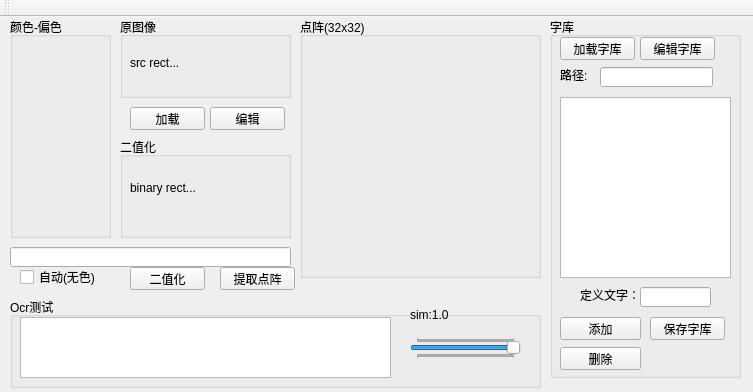
<?xml version="1.0" encoding="UTF-8"?>
<ui version="4.0">
 <class>ToolClass</class>
 <widget class="QMainWindow" name="ToolClass">
  <property name="geometry">
   <rect>
    <x>0</x>
    <y>0</y>
    <width>753</width>
    <height>392</height>
   </rect>
  </property>
  <property name="windowTitle">
   <string>Tool</string>
  </property>
  <widget class="QWidget" name="centralWidget">
   <widget class="QGroupBox" name="groupBox">
    <property name="geometry">
     <rect>
      <x>120</x>
      <y>0</y>
      <width>171</width>
      <height>81</height>
     </rect>
    </property>
    <property name="title">
     <string>原图像</string>
    </property>
    <widget class="QLabel" name="label_3">
     <property name="geometry">
      <rect>
       <x>10</x>
       <y>20</y>
       <width>151</width>
       <height>51</height>
      </rect>
     </property>
     <property name="text">
      <string>src rect...</string>
     </property>
    </widget>
   </widget>
   <widget class="QGroupBox" name="groupBox_2">
    <property name="geometry">
     <rect>
      <x>120</x>
      <y>120</y>
      <width>171</width>
      <height>101</height>
     </rect>
    </property>
    <property name="title">
     <string>二值化</string>
    </property>
    <widget class="QLabel" name="label_4">
     <property name="geometry">
      <rect>
       <x>10</x>
       <y>20</y>
       <width>151</width>
       <height>61</height>
      </rect>
     </property>
     <property name="text">
      <string>binary rect...</string>
     </property>
    </widget>
   </widget>
   <widget class="QPushButton" name="pushButton">
    <property name="geometry">
     <rect>
      <x>130</x>
      <y>90</y>
      <width>75</width>
      <height>23</height>
     </rect>
    </property>
    <property name="text">
     <string>加载</string>
    </property>
   </widget>
   <widget class="QPushButton" name="pushButton_3">
    <property name="geometry">
     <rect>
      <x>210</x>
      <y>90</y>
      <width>75</width>
      <height>23</height>
     </rect>
    </property>
    <property name="text">
     <string>编辑</string>
    </property>
   </widget>
   <widget class="QGroupBox" name="groupBox_4">
    <property name="geometry">
     <rect>
      <x>300</x>
      <y>0</y>
      <width>241</width>
      <height>261</height>
     </rect>
    </property>
    <property name="title">
     <string>点阵(32x32)</string>
    </property>
   </widget>
   <widget class="QGroupBox" name="groupBox_5">
    <property name="geometry">
     <rect>
      <x>550</x>
      <y>0</y>
      <width>191</width>
      <height>361</height>
     </rect>
    </property>
    <property name="title">
     <string>字库</string>
    </property>
    <widget class="QListView" name="listView">
     <property name="geometry">
      <rect>
       <x>10</x>
       <y>80</y>
       <width>171</width>
       <height>181</height>
      </rect>
     </property>
    </widget>
    <widget class="QPushButton" name="pushButton_2">
     <property name="geometry">
      <rect>
       <x>10</x>
       <y>300</y>
       <width>81</width>
       <height>23</height>
      </rect>
     </property>
     <property name="text">
      <string>添加</string>
     </property>
    </widget>
    <widget class="QLineEdit" name="lineEdit">
     <property name="geometry">
      <rect>
       <x>90</x>
       <y>270</y>
       <width>71</width>
       <height>20</height>
      </rect>
     </property>
     <property name="maxLength">
      <number>3</number>
     </property>
    </widget>
    <widget class="QLabel" name="label">
     <property name="geometry">
      <rect>
       <x>30</x>
       <y>270</y>
       <width>60</width>
       <height>16</height>
      </rect>
     </property>
     <property name="text">
      <string>定义文字：</string>
     </property>
    </widget>
    <widget class="QPushButton" name="pushButton_7">
     <property name="geometry">
      <rect>
       <x>10</x>
       <y>20</y>
       <width>75</width>
       <height>23</height>
      </rect>
     </property>
     <property name="text">
      <string>加载字库</string>
     </property>
    </widget>
    <widget class="QPushButton" name="pushButton_8">
     <property name="geometry">
      <rect>
       <x>100</x>
       <y>300</y>
       <width>75</width>
       <height>23</height>
      </rect>
     </property>
     <property name="text">
      <string>保存字库</string>
     </property>
    </widget>
    <widget class="QPushButton" name="pushButton_9">
     <property name="geometry">
      <rect>
       <x>90</x>
       <y>20</y>
       <width>75</width>
       <height>23</height>
      </rect>
     </property>
     <property name="text">
      <string>编辑字库</string>
     </property>
    </widget>
    <widget class="QLineEdit" name="lineEdit_2">
     <property name="geometry">
      <rect>
       <x>50</x>
       <y>50</y>
       <width>113</width>
       <height>20</height>
      </rect>
     </property>
     <property name="readOnly">
      <bool>true</bool>
     </property>
    </widget>
    <widget class="QLabel" name="label_2">
     <property name="geometry">
      <rect>
       <x>10</x>
       <y>50</y>
       <width>31</width>
       <height>16</height>
      </rect>
     </property>
     <property name="text">
      <string>路径:</string>
     </property>
    </widget>
    <widget class="QPushButton" name="pushButton_6">
     <property name="geometry">
      <rect>
       <x>10</x>
       <y>330</y>
       <width>81</width>
       <height>23</height>
      </rect>
     </property>
     <property name="text">
      <string>删除</string>
     </property>
    </widget>
   </widget>
   <widget class="QPushButton" name="pushButton_4">
    <property name="geometry">
     <rect>
      <x>130</x>
      <y>250</y>
      <width>75</width>
      <height>23</height>
     </rect>
    </property>
    <property name="text">
     <string>二值化</string>
    </property>
   </widget>
   <widget class="QPushButton" name="pushButton_5">
    <property name="geometry">
     <rect>
      <x>220</x>
      <y>250</y>
      <width>75</width>
      <height>23</height>
     </rect>
    </property>
    <property name="text">
     <string>提取点阵</string>
    </property>
   </widget>
   <widget class="QGroupBox" name="groupBox_3">
    <property name="geometry">
     <rect>
      <x>10</x>
      <y>280</y>
      <width>531</width>
      <height>91</height>
     </rect>
    </property>
    <property name="title">
     <string>Ocr测试</string>
    </property>
    <widget class="QTextEdit" name="textEdit">
     <property name="geometry">
      <rect>
       <x>10</x>
       <y>20</y>
       <width>371</width>
       <height>61</height>
      </rect>
     </property>
     <property name="readOnly">
      <bool>true</bool>
     </property>
    </widget>
    <widget class="QSlider" name="horizontalSlider">
     <property name="geometry">
      <rect>
       <x>400</x>
       <y>40</y>
       <width>111</width>
       <height>22</height>
      </rect>
     </property>
     <property name="maximum">
      <number>100</number>
     </property>
     <property name="value">
      <number>100</number>
     </property>
     <property name="orientation">
      <enum>Qt::Horizontal</enum>
     </property>
     <property name="tickPosition">
      <enum>QSlider::TicksBothSides</enum>
     </property>
     <property name="tickInterval">
      <number>1</number>
     </property>
    </widget>
    <widget class="QLabel" name="label_6">
     <property name="geometry">
      <rect>
       <x>400</x>
       <y>10</y>
       <width>101</width>
       <height>16</height>
      </rect>
     </property>
     <property name="text">
      <string>sim:1.0</string>
     </property>
    </widget>
   </widget>
   <widget class="QGroupBox" name="groupBox_6">
    <property name="geometry">
     <rect>
      <x>10</x>
      <y>0</y>
      <width>101</width>
      <height>221</height>
     </rect>
    </property>
    <property name="title">
     <string>颜色-偏色</string>
    </property>
    <widget class="QLabel" name="label_5">
     <property name="geometry">
      <rect>
       <x>10</x>
       <y>30</y>
       <width>81</width>
       <height>181</height>
      </rect>
     </property>
     <property name="text">
      <string/>
     </property>
    </widget>
   </widget>
   <widget class="QLineEdit" name="lineEdit_3">
    <property name="geometry">
     <rect>
      <x>10</x>
      <y>230</y>
      <width>281</width>
      <height>20</height>
     </rect>
    </property>
   </widget>
   <widget class="QCheckBox" name="checkBox">
    <property name="geometry">
     <rect>
      <x>20</x>
      <y>250</y>
      <width>81</width>
      <height>20</height>
     </rect>
    </property>
    <property name="text">
     <string>自动(无色)</string>
    </property>
   </widget>
  </widget>
  <widget class="QToolBar" name="mainToolBar">
   <attribute name="toolBarArea">
    <enum>TopToolBarArea</enum>
   </attribute>
   <attribute name="toolBarBreak">
    <bool>false</bool>
   </attribute>
  </widget>
 </widget>
 <layoutdefault spacing="6" margin="11"/>
 <resources>
  <include location="Tool.qrc"/>
 </resources>
 <connections/>
</ui>
